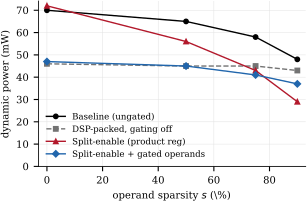

The Python source for this figure:
import matplotlib, csv, sys, os
matplotlib.use("Agg")
import matplotlib.pyplot as plt

plt.rcParams.update({"font.family":"serif","font.serif":["DejaVu Serif"],
                     "font.size":7.2,"axes.linewidth":0.6,
                     "savefig.bbox":"tight","savefig.pad_inches":0.01})

SRC = "data_power_post.csv" if os.path.exists("data_power_post.csv") else "data_power_rtl.csv"
rows = list(csv.DictReader(open(SRC)))
d = {}
for r in rows:
    d.setdefault(r["tag"], {})[int(r["label"][1:])] = float(r["dynamic_W"])*1000

STYLE = {
 "base": ("Baseline (ungated)",        "k",       "o", "-"),
 "dsp0": ("DSP-packed, gating off",    "0.45",    "s", "--"),
 "zs":   ("Split-enable (product reg)","#b2182b", "^", "-"),
 "dsp":  ("Split-enable + gated operands","#2166ac","D","-"),
}

fig, ax = plt.subplots(figsize=(3.45, 2.15))
for tag in ["base","dsp0","zs","dsp"]:
    if tag not in d: continue
    xs = sorted(d[tag]); ys = [d[tag][x] for x in xs]
    lbl, c, m, ls = STYLE[tag]
    ax.plot(xs, ys, marker=m, color=c, ls=ls, lw=1.0, ms=3.2, label=lbl)

ax.set_xlabel("operand sparsity $s$ (\\%)")
ax.set_ylabel("dynamic power (mW)")
ax.grid(True, lw=0.35, color="0.88")
ax.set_axisbelow(True)
ax.legend(fontsize=6.2, frameon=False, loc="lower left", handlelength=2.2)
ax.spines[["top","right"]].set_visible(False)
ax.set_xlim(-3, 93); ax.set_ylim(0, None)
fig.savefig("fig_power.pdf")
print("fig_power.pdf from", SRC)
